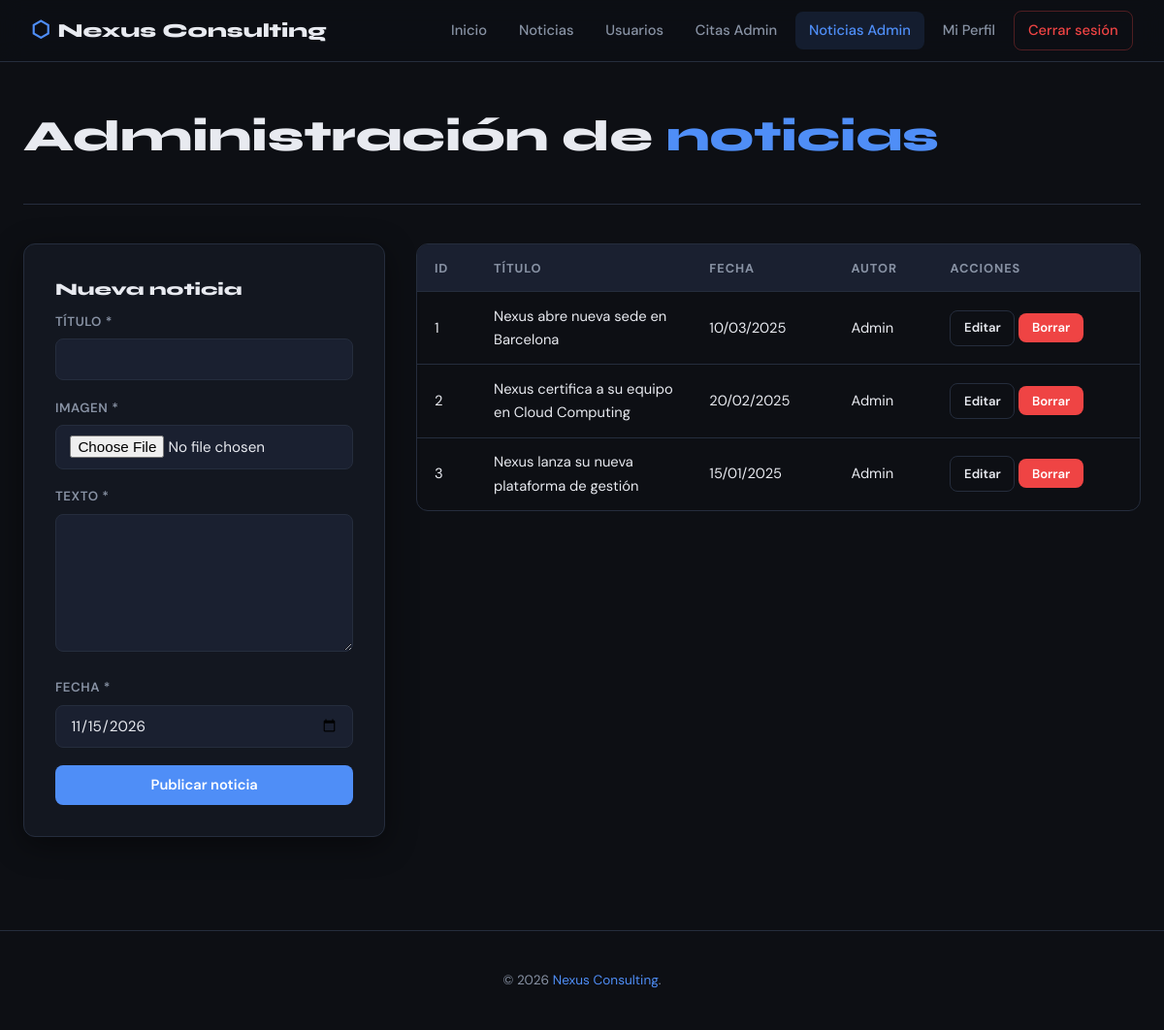
The page /admin/noticias-administracion.php (signed in) on the database its author committed.
### tables this page shows
CREATE TABLE noticias (
    idNoticia INT          NOT NULL AUTO_INCREMENT,
    titulo    VARCHAR(255) NOT NULL UNIQUE,
    imagen    VARCHAR(255) NOT NULL,
    texto     LONGTEXT     NOT NULL,
    fecha     DATE         NOT NULL,
    idUser    INT          NOT NULL,
    PRIMARY KEY (idNoticia),
    CONSTRAINT fk_noticia_user FOREIGN KEY (idUser) REFERENCES users_data(idUser) ON DELETE CASCADE
);

CREATE TABLE users_data (
    idUser      INT          NOT NULL AUTO_INCREMENT,
    nombre      VARCHAR(100) NOT NULL,
    apellidos   VARCHAR(150) NOT NULL,
    email       VARCHAR(150) NOT NULL UNIQUE,
    telefono    VARCHAR(20)  NOT NULL,
    fecha_nacimiento DATE    NOT NULL,
    direccion   VARCHAR(255),
    sexo        ENUM('Hombre','Mujer','Otro') NOT NULL,
    PRIMARY KEY (idUser)
);

### admin/noticias-administracion.php (the view, shortened to what this page needs)
<?php
require_once __DIR__ . '/../includes/db.php';
$res = $conn->query("SELECT n.*, u.nombre FROM noticias n JOIN users_data u ON n.idUser=u.idUser ORDER BY n.fecha DESC");
$noticias = $res->fetch_all(MYSQLI_ASSOC);
$editando = null;
?>
<!DOCTYPE html>
<html lang="es">
<head>
    <link rel="stylesheet" href="/css/style.css">
</head>
<body>
<?php require_once __DIR__ . '/../includes/navbar.php'; ?>
<div class="page" style="padding-top:2.5rem;">
    <div class="page-header" style="padding-top:0;">
        <h1>Administración de <span style="color:var(--accent)">noticias</span></h1>
    </div>
    <div style="display:grid; grid-template-columns:1fr 2fr; gap:2rem; align-items:start;">
        <div class="card">
            <h2 class="card-title" style="font-size:1.1rem;"><?= $editando ? 'Editar noticia' : 'Nueva noticia' ?></h2>
            <form method="POST" enctype="multipart/form-data" novalidate>
                <div class="form-group"><label>Título *</label><input type="text" name="titulo" value="<?= htmlspecialchars($editando['titulo'] ?? '') ?>" required></div>
                <div class="form-group"><label>Imagen <?= $editando ? '(dejar vacío para no cambiar)' : '*' ?></label>
                    <input type="file" name="imagen" accept="image/*" style="color:var(--text);">
                </div>
                <div class="form-group"><label>Texto *</label><textarea name="texto" rows="6" required><?= htmlspecialchars($editando['texto'] ?? '') ?></textarea></div>
                <div class="form-group"><label>Fecha *</label><input type="date" name="fecha" value="<?= htmlspecialchars($editando['fecha'] ?? date('Y-m-d')) ?>" required></div>
                <button type="submit" class="btn btn-primary btn-block"><?= $editando ? 'Guardar cambios' : 'Publicar noticia' ?></button>
            </form>
        </div>
        <div>
            <?php if (empty($noticias)): ?>
                <div class="alert alert-info">ℹ️ No hay noticias publicadas.</div>
            <?php else: ?>
            <div class="table-wrap">
                <table>
                    <thead><tr><th>ID</th><th>Título</th><th>Fecha</th><th>Autor</th><th>Acciones</th></tr></thead>
                    <tbody>
                    <?php foreach ($noticias as $n): ?>
                    <tr>
                        <td><?= $n['idNoticia'] ?></td>
                        <td style="max-width:180px;"><?= htmlspecialchars(mb_substr($n['titulo'],0,50)) ?><?= mb_strlen($n['titulo'])>50?'…':'' ?></td>
                        <td><?= date('d/m/Y', strtotime($n['fecha'])) ?></td>
                        <td><?= htmlspecialchars($n['nombre']) ?></td>
                        <td>
                            <a href="?editar=<?= $n['idNoticia'] ?>" class="btn btn-ghost btn-sm">Editar</a>
                            <form method="POST" style="display:inline" onsubmit="return confirm('¿Eliminar noticia?')">
                                <button type="submit" class="btn btn-danger btn-sm">Borrar</button>
                            </form>
                        </td>
                    </tr>
                    <?php endforeach; ?>
                    </tbody>
                </table>
            </div>
            <?php endif; ?>
        </div>
    </div>
</div>
<footer><p>© <?= date('Y') ?> <span>Nexus Consulting</span>.</p></footer>
</body>
</html>

### css/style.css (style rules this page uses)
:root { --bg: #0d0f14; --bg2: #131720; --bg3: #1a2030; --accent: #4f8ef7; --accent2: #7c3aed; --text: #e8eaf0; --text-muted:#8892a4; --border: #252d3d; --success: #22c55e; --error: #ef4444; --warn: #f59e0b; --radius: 12px; --shadow: 0 8px 32px rgba(0,0,0,.45); }
*, *::before, *::after { box-sizing: border-box; margin: 0; padding: 0; }
html { scroll-behavior: smooth; }
body { font-family: 'DM Sans', sans-serif; background: var(--bg); color: var(--text); min-height: 100vh; line-height: 1.65; }
a { color: var(--accent); text-decoration: none; transition: color .2s; }
.page { max-width: 1200px; margin: 0 auto; padding: 2rem 1.5rem; }
.btn { display: inline-flex; align-items: center; gap: .5rem; padding: .65rem 1.4rem; border-radius: 8px; font-size: .92rem; font-weight: 600; cursor: pointer; border: none; transition: all .2s; font-family: inherit; }
.btn-primary { background: var(--accent); color: #fff; }
.btn-ghost { background: transparent; color: var(--text); border: 1px solid var(--border); }
.btn-danger { background: var(--error); color: #fff; }
.btn-sm { padding: .4rem .85rem; font-size: .82rem; }
.btn-block { width: 100%; justify-content: center; }
.card { background: var(--bg2); border: 1px solid var(--border); border-radius: var(--radius); padding: 2rem; box-shadow: var(--shadow); }
.card-title { font-family: 'Syne', sans-serif; font-size: 1.5rem; font-weight: 800; margin-bottom: .5rem; }
.form-group { margin-bottom: 1.1rem; }
label { display: block; font-size: .83rem; font-weight: 600; margin-bottom: .4rem; color: var(--text-muted); letter-spacing: .04em; text-transform: uppercase; }
input, select, textarea { width: 100%; padding: .65rem .9rem; background: var(--bg3); border: 1px solid var(--border); border-radius: 8px; color: var(--text); font-family: inherit; font-size: .95rem; transition: border-color .2s; outline: none; }
textarea { resize: vertical; min-height: 100px; }
.table-wrap { overflow-x: auto; border-radius: var(--radius); border: 1px solid var(--border); }
table { width: 100%; border-collapse: collapse; }
thead { background: var(--bg3); }
th { padding: .85rem 1.1rem; text-align: left; font-size: .8rem; font-weight: 700; text-transform: uppercase; letter-spacing: .07em; color: var(--text-muted); white-space: nowrap; }
td { padding: .8rem 1.1rem; font-size: .92rem; border-top: 1px solid var(--border); vertical-align: middle; }
.page-header { padding: 3rem 0 2rem; border-bottom: 1px solid var(--border); margin-bottom: 2.5rem; }
.page-header h1 { font-family: 'Syne', sans-serif; font-size: clamp(1.8rem, 4vw, 2.8rem); font-weight: 800; }
footer { border-top: 1px solid var(--border); padding: 2.5rem 2rem; text-align: center; color: var(--text-muted); font-size: .85rem; margin-top: 4rem; }
footer span { color: var(--accent); }

### rows shown on the page
noticias: idNoticia "1", titulo "Nexus abre nueva sede en Barcelona", fecha "10/03/2025", idUser.nombre "Admin"
noticias: idNoticia "2", titulo "Nexus certifica a su equipo en Cloud Computing", fecha "20/02/2025", idUser.nombre "Admin"
noticias: idNoticia "3", titulo "Nexus lanza su nueva plataforma de gestión", fecha "15/01/2025", idUser.nombre "Admin"

### other values the page prints
$label "Inicio Noticias Usuarios Citas Admin Noticias Admin Mi Perfil"
